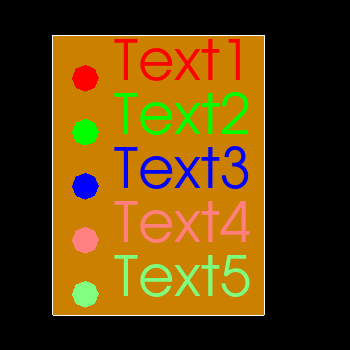

Python code for this plot:
#!/usr/bin/env python

# Test vtkLegendBoxActor with sphere source entries and colored text.

import vtkmodules.vtkInteractionStyle  # noqa: F401
import vtkmodules.vtkRenderingFreeType  # noqa: F401
import vtkmodules.vtkRenderingOpenGL2  # noqa: F401

from vtkmodules.vtkFiltersSources import vtkSphereSource
from vtkmodules.vtkRenderingAnnotation import vtkLegendBoxActor
from vtkmodules.vtkRenderingCore import (
    vtkRenderWindow,
    vtkRenderWindowInteractor,
    vtkRenderer,
)

# Colors
text_colors = [
    [1.0, 0.0, 0.0],
    [0.0, 1.0, 0.0],
    [0.0, 0.0, 1.0],
    [1.0, 0.5, 0.5],
    [0.5, 1.0, 0.5],
]
labels = ["Text1", "Text2", "Text3", "Text4", "Text5"]

# Legend box actor
legend_actor = vtkLegendBoxActor()
legend_actor.SetNumberOfEntries(5)
legend_actor.SetUseBackground(1)
legend_actor.SetBackgroundColor(0.8, 0.5, 0.0)
legend_actor.SetBackgroundOpacity(1.0)

legend_actor.GetPositionCoordinate().SetCoordinateSystemToView()
legend_actor.GetPositionCoordinate().SetValue(-0.7, -0.8)

legend_actor.GetPosition2Coordinate().SetCoordinateSystemToView()
legend_actor.GetPosition2Coordinate().SetValue(0.7, 0.8)

# Entries with sphere source geometry.
sphere_0 = vtkSphereSource()
sphere_0.SetRadius(10.0)
sphere_0.Update()
legend_actor.SetEntry(0, sphere_0.GetOutput(), labels[0], text_colors[0])

sphere_1 = vtkSphereSource()
sphere_1.SetRadius(20.0)
sphere_1.Update()
legend_actor.SetEntry(1, sphere_1.GetOutput(), labels[1], text_colors[1])

sphere_2 = vtkSphereSource()
sphere_2.SetRadius(30.0)
sphere_2.Update()
legend_actor.SetEntry(2, sphere_2.GetOutput(), labels[2], text_colors[2])

sphere_3 = vtkSphereSource()
sphere_3.SetRadius(40.0)
sphere_3.Update()
legend_actor.SetEntry(3, sphere_3.GetOutput(), labels[3], text_colors[3])

sphere_4 = vtkSphereSource()
sphere_4.SetRadius(50.0)
sphere_4.Update()
legend_actor.SetEntry(4, sphere_4.GetOutput(), labels[4], text_colors[4])

# Renderer
renderer = vtkRenderer()
renderer.AddViewProp(legend_actor)
renderer.SetBackground(0.0, 0.0, 0.0)

# Render window
render_window = vtkRenderWindow()
render_window.AddRenderer(renderer)
render_window.SetWindowName("legend box sphere entries")
render_window.SetMultiSamples(0)
render_window.SetSize(350, 350)

# Interactor
interactor = vtkRenderWindowInteractor()
interactor.SetRenderWindow(render_window)

# Scene
renderer.GetActiveCamera().ParallelProjectionOn()

interactor.Initialize()
interactor.Start()
